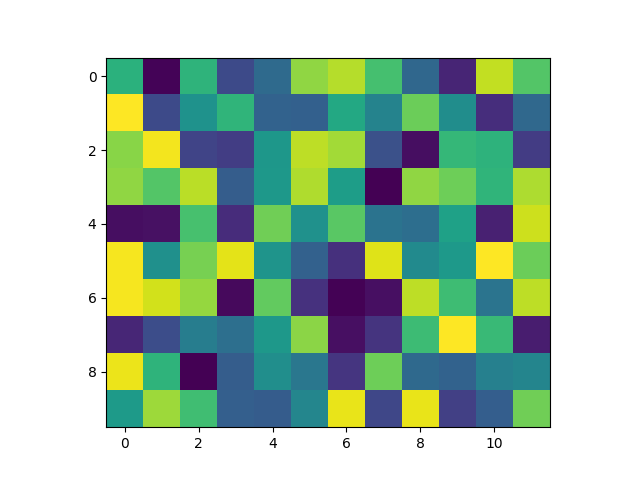

Recreate this plot in Python.
################################################################################################
#	name:	heatmap-01.py
#	desc:	heatmap with matplotlib
#	date:	2018-07-03
#	Author:	conquistadorjd
################################################################################################
from matplotlib import pyplot as plt
import numpy as np

print('*** Program Started ***')

uniform_data = np.random.rand(10, 12)

# fig, ax = plt.subplots()
# im = ax.imshow(uniform_data)

########## second way
# fig, ax = plt.subplots()
plt.imshow(uniform_data)


# Saving image
plt.savefig('heatmap-01.png')

# In case you dont want to save image but just displya it
plt.show()

print('*** Program ended ***')